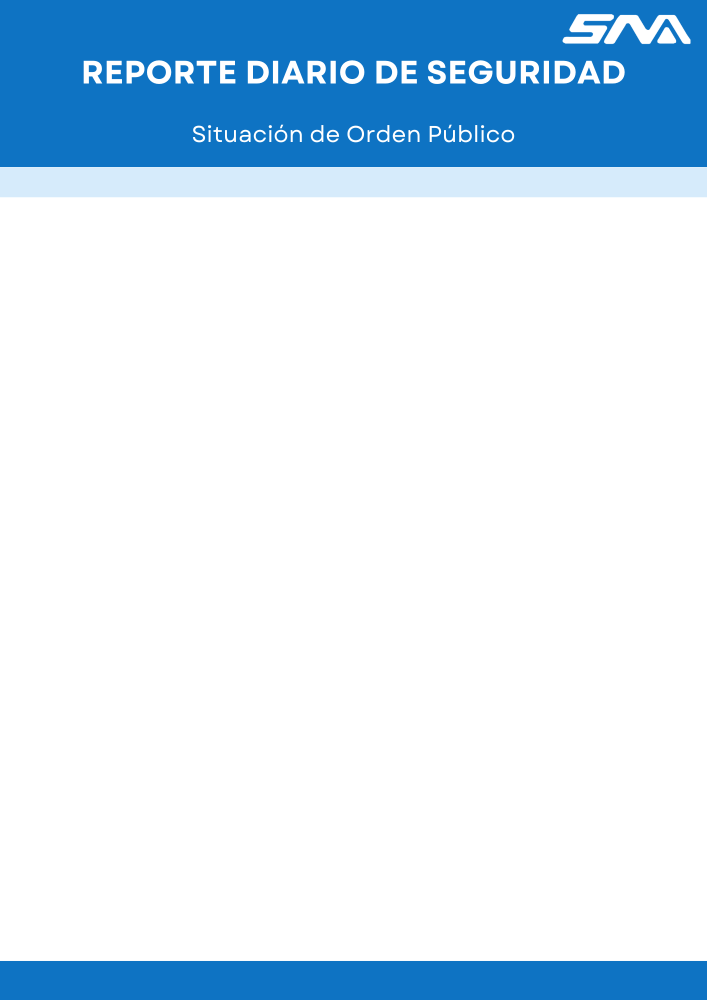
#> input picture plantilla_reporte.png, 1414 x 2000 px (shown at 1/2 size)
$ python 'ejemplocon plantilla.py'
#> lines starting #> are read from the running program, lines starting #| are printed output that depends on the picture
from PIL import Image, ImageDraw, ImageFont
from datetime import datetime

# --- Cargar plantilla ---
plantilla = Image.open("plantilla_reporte.png").convert("RGBA")
#> plantilla is the input picture: PIL image 1414x2000 RGBA; mean R, G, B, A 207.4, 227.5, 243.3, 255
draw = ImageDraw.Draw(plantilla)

# --- Fuentes ---
# Cambia "arial.ttf" por otra si no la tienes (ej: "C:/Windows/Fonts/Arial.ttf")
font_titulo = ImageFont.truetype("arialbd.ttf", 40)   # Arial negrita
font_texto  = ImageFont.truetype("arial.ttf", 28)

# --- Posiciones (ajustadas para no chocar con el encabezado) ---
x_inicio, y_inicio = 120, 420   # punto de inicio más abajo
line_height = 65                # espacio entre líneas

# --- Datos de ejemplo (mañana vendrán del script real) ---
fecha = datetime.now().strftime("%d/%m/%Y")
nivel_alerta = "Medio 🟠"
bloqueos, paros, petrolera, otros = 2, 1, 0, 3
interpretacion = "Riesgo medio. Verificar rutas críticas y coordinar transporte."

# --- Escribir contenido ---
draw.text((x_inicio, y_inicio), f"📅 Fecha: {fecha}", font=font_texto, fill="black")
draw.text((x_inicio, y_inicio + line_height), f"🔔 Nivel de alerta: {nivel_alerta}", font=font_titulo, fill="orange")

draw.text((x_inicio, y_inicio + 2*line_height), f"🚧 Bloqueos: {bloqueos}", font=font_texto, fill="black")
draw.text((x_inicio, y_inicio + 3*line_height), f"🚛 Paros: {paros}", font=font_texto, fill="black")
draw.text((x_inicio, y_inicio + 4*line_height), f"⛽ Petrolera: {petrolera}", font=font_texto, fill="black")
draw.text((x_inicio, y_inicio + 5*line_height), f"⚠️ Otros: {otros}", font=font_texto, fill="black")

draw.text((x_inicio, y_inicio + 7*line_height), "✅ Interpretación:", font=font_texto, fill="black")
draw.text((x_inicio, y_inicio + 8*line_height), interpretacion, font=font_texto, fill="black")

# --- Guardar resultado ---
plantilla.save("reporte_generado.png")
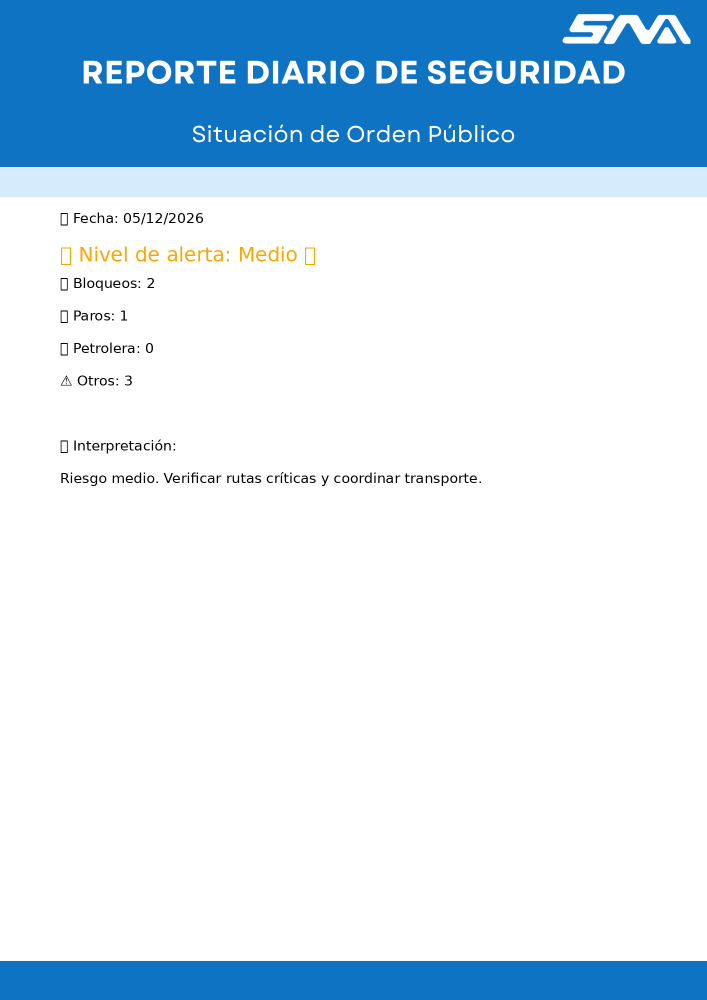
#> saved as reporte_generado.png: PIL image 1414x2000 RGBA (shown at 1/2 size); mean R, G, B, A 206.5, 226.4, 242, 255
print("✅ Reporte generado como imagen: reporte_generado.png")
